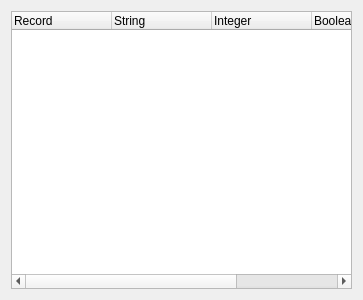
<?xml version="1.0" encoding="UTF-8"?>
<ui version="4.0">
 <class>TreeSubwindow</class>
 <widget class="QWidget" name="TreeSubwindow">
  <property name="geometry">
   <rect>
    <x>0</x>
    <y>0</y>
    <width>363</width>
    <height>300</height>
   </rect>
  </property>
  <property name="windowTitle">
   <string>Form</string>
  </property>
  <layout class="QVBoxLayout" name="verticalLayout">
   <item>
    <widget class="QTreeWidget" name="treeWidget">
     <column>
      <property name="text">
       <string>Record</string>
      </property>
     </column>
     <column>
      <property name="text">
       <string>String</string>
      </property>
     </column>
     <column>
      <property name="text">
       <string>Integer</string>
      </property>
     </column>
     <column>
      <property name="text">
       <string>Boolean</string>
      </property>
     </column>
     <column>
      <property name="text">
       <string>Enum</string>
      </property>
     </column>
    </widget>
   </item>
  </layout>
 </widget>
 <resources/>
 <connections/>
</ui>
